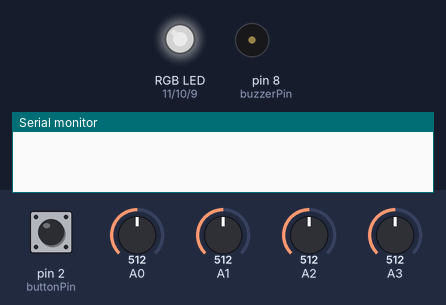
Bench run of a sketch on a simulated Arduino Uno, built with avr-gcc and run on an emulated ATmega328P. Shown: an RGB LED mixed from three pins (HIGH = lit), buzzer (waves = sounding), the last lines printed to the serial monitor. Inputs (shaded band) come from the test bench; at power-on: pin 2 (buttonPin) LOW, A3 = 512, A0 = 512, A1 = 512, A2 = 512. Dim RGB values are drawn brighter than linear; random numbers use the default seed unless the sketch sets one.

Above: at 1.2 s.
1.3 s: pin 2 (buttonPin) pulled HIGH for 0.15 s
At 1.45 s:
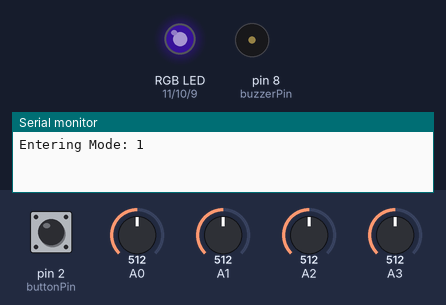
At 2.05 s:
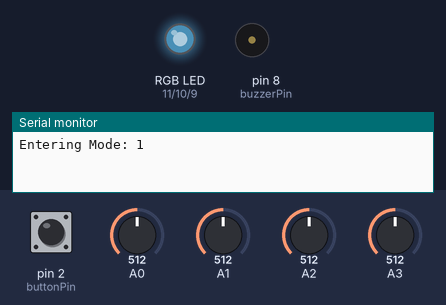
4.3 s: pin 2 (buttonPin) pulled HIGH for 1 s
At 6.8 s:
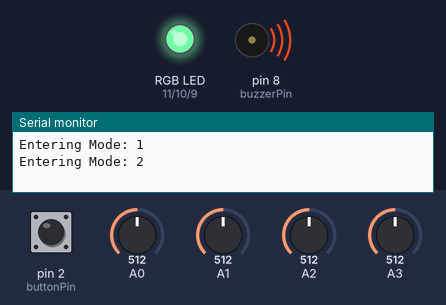
8.3 s: A3 set to 90
11.3 s: A3 set to 933
Timing chart, 0 to 30.4 s (numbered marks = the images above; inputs shaded):
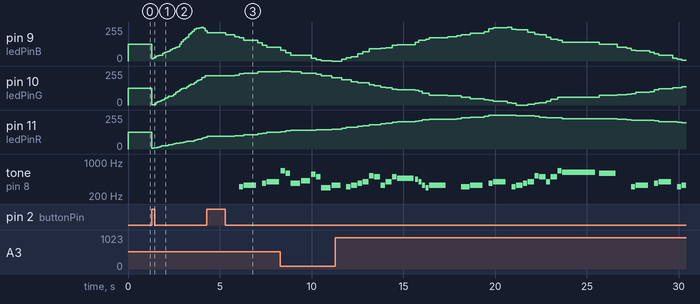

The sketch:

Disco.ino
```cpp
#include "FloatingColor.h"
#include "Jukebox.h"

const int ledPinR = 11;
const int ledPinG = 10;
const int ledPinB = 9;
const int buzzerPin = 8;
const int buttonPin = 2;
const int infraPin = 6;

void setup() {
  pinMode(ledPinR, OUTPUT);
  pinMode(ledPinG, OUTPUT);
  pinMode(ledPinB, OUTPUT);
  pinMode(buzzerPin, OUTPUT);
  pinMode(buttonPin, INPUT);
  pinMode(infraPin, INPUT);
  Serial.begin(9600);
}

FloatingColor floatingColor;
Jukebox jukebox(allMelodies, allMelodiesCount);

const int NO_DISCO_MODE = 0;
const int DISCO_MODE_LIGHTS_ONLY = 1;
const int DISCO_MODE_CRAZY = 2;
const int DISCO_MODE_LIGHT_BASED = 3;
const int DISCO_MODE_INFRA = 4;
const int MODE_COUNT = 5;

int currentMode = NO_DISCO_MODE;

bool inputEventPending = false;
bool inputEventProcessed = false;

bool nextSongEventPending = false;
bool nextSongEventProcessed = false;

bool prevSongEventPending = false;
bool prevSongEventProcessed = false;

void checkMode() {
  if (digitalRead(buttonPin) == HIGH) {
    inputEventPending = true;
  } else {
    inputEventPending = false;
    inputEventProcessed = false;
  }

  if (inputEventPending && !inputEventProcessed) {
    currentMode = (currentMode + 1) % MODE_COUNT;
    Serial.print("Entering Mode: ");
    Serial.println(currentMode);
    inputEventProcessed = true;
  }
}

void checkJoystick() {
  int jopStick = analogRead(A3);

  if (jopStick < 100) {
    nextSongEventPending = true;
  } else if (jopStick > 923) {
    prevSongEventPending = true;
  } else {
    nextSongEventPending = false;
    nextSongEventProcessed = false;
    prevSongEventPending = false;
    prevSongEventProcessed = false;
  }

  if (nextSongEventPending && !nextSongEventProcessed) {
    jukebox.nextMelody();
    nextSongEventProcessed = true;
  }

  if (prevSongEventPending && !prevSongEventProcessed) {
    jukebox.prevMelody();
    prevSongEventProcessed = true;
  }
}

void loop() {
  checkMode();
  checkJoystick();

  bool discoLights = false;
  bool discoMusic = false;

  if (currentMode == DISCO_MODE_LIGHTS_ONLY) {
    discoLights = true;
  }

  if (currentMode == DISCO_MODE_CRAZY) {
    discoLights = true;
    discoMusic = true;
  }

  if (currentMode == DISCO_MODE_LIGHT_BASED) {
    int sveta_detect0r = map(analogRead(A5), 0, 1023, 0, 100);
    discoLights = sveta_detect0r > 30;
    discoMusic = sveta_detect0r > 30;
  }

  if (currentMode == DISCO_MODE_INFRA){
    int infraRead = digitalRead(infraPin);
    if (infraRead == HIGH) {
      discoLights = true;
      discoMusic = true;
    }
  }

  if (discoLights) {
    floatingColor.writeColorToPins(ledPinR, ledPinG, ledPinB);

    if (discoMusic) {
      jukebox.playOnBuzzerWithDelay(buzzerPin);
    } else {
      delay(100);
    }
  } else {
    long newR = map(analogRead(A2), 0, 1023, 0, 255);
    long newG = map(analogRead(A1), 0, 1023, 0, 255);
    long newB = map(analogRead(A0), 0, 1023, 0, 255);
    analogWrite(ledPinR, newR);
    analogWrite(ledPinG, newG);
    analogWrite(ledPinB, newB);
  }

  noTone(buzzerPin);
}
```

FloatingColor.h
```cpp
#include "RandomColor.h"

class FloatingColor {
  private:
    RandomColor randomR = RandomColor(8);
    RandomColor randomG = RandomColor(16);
    RandomColor randomB = RandomColor(24);

  public:
    void writeColorToPins(int ledPinR, int ledPinG, int ledPinB) {
      analogWrite(ledPinR, randomR.next());
      analogWrite(ledPinG, randomG.next());
      analogWrite(ledPinB, randomB.next());
    }
};
```

Jukebox.h
```cpp
#include "Melody.h"
#include "melodies.h"

Melody pinkPantherM(pinkPanther, pinkPantherSize, 120);
//Melody darthVaderM(darthVader, darthVaderSize, 108);
Melody nokiaM(nokia, nokiaSize, 108);
Melody godfatherM(godfather, godfatherSize, 108);
Melody tetrisM(tetris, tetrisSize, 108);
Melody allMelodies[] = {pinkPantherM, /*darthVaderM,*/ nokiaM, godfatherM, tetrisM};
int allMelodiesCount = 4;

class Jukebox {
  private:
    Melody *melodies;
    int melodyCount;
    int currMelodyIdx = 0;

  public:
    Jukebox(Melody *allMelodies, int allMelodiesCount) : melodies(allMelodies), melodyCount(allMelodiesCount) {}

    void next() {
      melodies[currMelodyIdx].next();
    }

    int getTone() {
      return melodies[currMelodyIdx].getTone();
    }

    int getDuration() {
      return melodies[currMelodyIdx].getDuration();
    }

    int nextMelody() {
      currMelodyIdx = (currMelodyIdx + 1) % melodyCount;
    }

    int prevMelody() {
      currMelodyIdx--;
      currMelodyIdx = max(currMelodyIdx, 0);
    }

    void playOnBuzzerWithDelay(int buzzerPin) {
      tone(buzzerPin, getTone(), getDuration() * 0.9);
      delay(getDuration());
      next();
    }
};
```

Melody.h
```cpp
class Melody {
  private:
    int* score;
    int scoreSize;
    int tempo;
    int wholeNote;
    int currNoteIdx = -2;
    int currNoteDuration = 0;

  public:
    Melody(int* melodyScore, int melodySize, int melodyTempo) : score(melodyScore), scoreSize(melodySize), tempo(melodyTempo), wholeNote((60000 * 4) / tempo) {
      next();
    }

    void next() {
      currNoteIdx = (currNoteIdx + 2) % (scoreSize * 2);
      int divider = score[currNoteIdx + 1];

      if (divider > 0) {
        currNoteDuration = (wholeNote) / divider;
      } else if (divider < 0) {
        currNoteDuration = (wholeNote) / abs(divider);
        currNoteDuration *= 1.5;
      }
    }

    int getTone() {
      return score[currNoteIdx];
    }

    int getDuration() {
      return currNoteDuration;
    }
};
```

RandomColor.h
```cpp
class RandomColor {
  private:
    int color;
    int dir;
    int shift;

  public:
    RandomColor(int colorShift) : shift{colorShift}, color{0}, dir{1} {}

    int next() {
      color = (color + dir * random(shift));

      if (color < 0) {
        color = 0;
        dir = 1;
      }

      if (color > 255) {
        color = 255;
        dir = -1;
      }

      return color;
    }
};
```

melodies.h
```cpp
#define NOTE_B0  31
#define NOTE_C1  33
#define NOTE_CS1 35
#define NOTE_D1  37
#define NOTE_DS1 39
#define NOTE_E1  41
#define NOTE_F1  44
#define NOTE_FS1 46
#define NOTE_G1  49
#define NOTE_GS1 52
#define NOTE_A1  55
#define NOTE_AS1 58
#define NOTE_B1  62
#define NOTE_C2  65
#define NOTE_CS2 69
#define NOTE_D2  73
#define NOTE_DS2 78
#define NOTE_E2  82
#define NOTE_F2  87
#define NOTE_FS2 93
#define NOTE_G2  98
#define NOTE_GS2 104
#define NOTE_A2  110
#define NOTE_AS2 117
#define NOTE_B2  123
#define NOTE_C3  131
#define NOTE_CS3 139
#define NOTE_D3  147
#define NOTE_DS3 156
#define NOTE_E3  165
#define NOTE_F3  175
#define NOTE_FS3 185
#define NOTE_G3  196
#define NOTE_GS3 208
#define NOTE_A3  220
#define NOTE_AS3 233
#define NOTE_B3  247
#define NOTE_C4  262
#define NOTE_CS4 277
#define NOTE_D4  294
#define NOTE_DS4 311
#define NOTE_E4  330
#define NOTE_F4  349
#define NOTE_FS4 370
#define NOTE_G4  392
#define NOTE_GS4 415
#define NOTE_A4  440
#define NOTE_AS4 466
#define NOTE_B4  494
#define NOTE_C5  523
#define NOTE_CS5 554
#define NOTE_D5  587
#define NOTE_DS5 622
#define NOTE_E5  659
#define NOTE_F5  698
#define NOTE_FS5 740
#define NOTE_G5  784
#define NOTE_GS5 831
#define NOTE_A5  880
#define NOTE_AS5 932
#define NOTE_B5  988
#define NOTE_C6  1047
#define NOTE_CS6 1109
#define NOTE_D6  1175
#define NOTE_DS6 1245
#define NOTE_E6  1319
#define NOTE_F6  1397
#define NOTE_FS6 1480
#define NOTE_G6  1568
#define NOTE_GS6 1661
#define NOTE_A6  1760
#define NOTE_AS6 1865
#define NOTE_B6  1976
#define NOTE_C7  2093
#define NOTE_CS7 2217
#define NOTE_D7  2349
#define NOTE_DS7 2489
#define NOTE_E7  2637
#define NOTE_F7  2794
#define NOTE_FS7 2960
#define NOTE_G7  3136
#define NOTE_GS7 3322
#define NOTE_A7  3520
#define NOTE_AS7 3729
#define NOTE_B7  3951
#define NOTE_C8  4186
#define NOTE_CS8 4435
#define NOTE_D8  4699
#define NOTE_DS8 4978
#define REST      0

int pinkPanther[] = {
  REST,2, REST,4, REST,8, NOTE_DS4,8,
  NOTE_E4,-4, REST,8, NOTE_FS4,8, NOTE_G4,-4, REST,8, NOTE_DS4,8,
  NOTE_E4,-8, NOTE_FS4,8,  NOTE_G4,-8, NOTE_C5,8, NOTE_B4,-8, NOTE_E4,8, NOTE_G4,-8, NOTE_B4,8,
  NOTE_AS4,2, NOTE_A4,-16, NOTE_G4,-16, NOTE_E4,-16, NOTE_D4,-16,
  NOTE_E4,2, REST,4, REST,8, NOTE_DS4,4,

  NOTE_E4,-4, REST,8, NOTE_FS4,8, NOTE_G4,-4, REST,8, NOTE_DS4,8,
  NOTE_E4,-8, NOTE_FS4,8,  NOTE_G4,-8, NOTE_C5,8, NOTE_B4,-8, NOTE_G4,8, NOTE_B4,-8, NOTE_E5,8,
  NOTE_DS5,1,
  NOTE_D5,2, REST,4, REST,8, NOTE_DS4,8,
  NOTE_E4,-4, REST,8, NOTE_FS4,8, NOTE_G4,-4, REST,8, NOTE_DS4,8,
  NOTE_E4,-8, NOTE_FS4,8,  NOTE_G4,-8, NOTE_C5,8, NOTE_B4,-8, NOTE_E4,8, NOTE_G4,-8, NOTE_B4,8,

  NOTE_AS4,2, NOTE_A4,-16, NOTE_G4,-16, NOTE_E4,-16, NOTE_D4,-16,
  NOTE_E4,-4, REST,4,
  REST,4, NOTE_E5,-8, NOTE_D5,8, NOTE_B4,-8, NOTE_A4,8, NOTE_G4,-8, NOTE_E4,-8,
  NOTE_AS4,16, NOTE_A4,-8, NOTE_AS4,16, NOTE_A4,-8, NOTE_AS4,16, NOTE_A4,-8, NOTE_AS4,16, NOTE_A4,-8,
  NOTE_G4,-16, NOTE_E4,-16, NOTE_D4,-16, NOTE_E4,16, NOTE_E4,16, NOTE_E4,2,
};

int pinkPantherSize = sizeof(pinkPanther) / sizeof(pinkPanther[0]) / 2;

int darthVader[] = {
  NOTE_AS4,8, NOTE_AS4,8, NOTE_AS4,8,//1
  NOTE_F5,2, NOTE_C6,2,
  NOTE_AS5,8, NOTE_A5,8, NOTE_G5,8, NOTE_F6,2, NOTE_C6,4,
  NOTE_AS5,8, NOTE_A5,8, NOTE_G5,8, NOTE_F6,2, NOTE_C6,4,
  NOTE_AS5,8, NOTE_A5,8, NOTE_AS5,8, NOTE_G5,2, NOTE_C5,8, NOTE_C5,8, NOTE_C5,8,
  NOTE_F5,2, NOTE_C6,2,
  NOTE_AS5,8, NOTE_A5,8, NOTE_G5,8, NOTE_F6,2, NOTE_C6,4,

  NOTE_AS5,8, NOTE_A5,8, NOTE_G5,8, NOTE_F6,2, NOTE_C6,4, //8
  NOTE_AS5,8, NOTE_A5,8, NOTE_AS5,8, NOTE_G5,2, NOTE_C5,-8, NOTE_C5,16,
  NOTE_D5,-4, NOTE_D5,8, NOTE_AS5,8, NOTE_A5,8, NOTE_G5,8, NOTE_F5,8,
  NOTE_F5,8, NOTE_G5,8, NOTE_A5,8, NOTE_G5,4, NOTE_D5,8, NOTE_E5,4,NOTE_C5,-8, NOTE_C5,16,
  NOTE_D5,-4, NOTE_D5,8, NOTE_AS5,8, NOTE_A5,8, NOTE_G5,8, NOTE_F5,8,

  NOTE_C6,-8, NOTE_G5,16, NOTE_G5,2, REST,8, NOTE_C5,8,//13
  NOTE_D5,-4, NOTE_D5,8, NOTE_AS5,8, NOTE_A5,8, NOTE_G5,8, NOTE_F5,8,
  NOTE_F5,8, NOTE_G5,8, NOTE_A5,8, NOTE_G5,4, NOTE_D5,8, NOTE_E5,4,NOTE_C6,-8, NOTE_C6,16,
  NOTE_F6,4, NOTE_DS6,8, NOTE_CS6,4, NOTE_C6,8, NOTE_AS5,4, NOTE_GS5,8, NOTE_G5,4, NOTE_F5,8,
  NOTE_C6,1
};

int darthVaderSize = sizeof(darthVader) / sizeof(darthVader[0]) / 2;

int nokia[] = {
  NOTE_E5, 8, NOTE_D5, 8, NOTE_FS4, 4, NOTE_GS4, 4,
  NOTE_CS5, 8, NOTE_B4, 8, NOTE_D4, 4, NOTE_E4, 4,
  NOTE_B4, 8, NOTE_A4, 8, NOTE_CS4, 4, NOTE_E4, 4,
  NOTE_A4, 2,
};

int nokiaSize = sizeof(nokia) / sizeof(nokia[0]) / 2;

int godfather[] = {
  REST, 4, REST, 8, REST, 8, REST, 8, NOTE_E4, 8, NOTE_A4, 8, NOTE_C5, 8, //1
  NOTE_B4, 8, NOTE_A4, 8, NOTE_C5, 8, NOTE_A4, 8, NOTE_B4, 8, NOTE_A4, 8, NOTE_F4, 8, NOTE_G4, 8,
  NOTE_E4, 2, NOTE_E4, 8, NOTE_A4, 8, NOTE_C5, 8,
  NOTE_B4, 8, NOTE_A4, 8, NOTE_C5, 8, NOTE_A4, 8, NOTE_C5, 8, NOTE_A4, 8, NOTE_E4, 8, NOTE_DS4, 8,

  NOTE_D4, 2, NOTE_D4, 8, NOTE_F4, 8, NOTE_GS4, 8, //5
  NOTE_B4, 2, NOTE_D4, 8, NOTE_F4, 8, NOTE_GS4, 8,
  NOTE_A4, 2, NOTE_C4, 8, NOTE_C4, 8, NOTE_G4, 8,
  NOTE_F4, 8, NOTE_E4, 8, NOTE_G4, 8, NOTE_F4, 8, NOTE_F4, 8, NOTE_E4, 8, NOTE_E4, 8, NOTE_GS4, 8,

  NOTE_A4, 2, REST,8, NOTE_A4, 8, NOTE_A4, 8, NOTE_GS4, 8, //9
  NOTE_G4, 2, NOTE_B4, 8, NOTE_A4, 8, NOTE_F4, 8,
  NOTE_E4, 2, NOTE_E4, 8, NOTE_G4, 8, NOTE_E4, 8,
  NOTE_D4, 2, NOTE_D4, 8, NOTE_D4, 8, NOTE_F4, 8, NOTE_DS4, 8,

  NOTE_E4, 2, REST, 8, NOTE_E4, 8, NOTE_A4, 8, NOTE_C5, 8, //13

  //repeats from 2
  NOTE_B4, 8, NOTE_A4, 8, NOTE_C5, 8, NOTE_A4, 8, NOTE_B4, 8, NOTE_A4, 8, NOTE_F4, 8, NOTE_G4, 8, //2
  NOTE_E4, 2, NOTE_E4, 8, NOTE_A4, 8, NOTE_C5, 8,
  NOTE_B4, 8, NOTE_A4, 8, NOTE_C5, 8, NOTE_A4, 8, NOTE_C5, 8, NOTE_A4, 8, NOTE_E4, 8, NOTE_DS4, 8,

  NOTE_D4, 2, NOTE_D4, 8, NOTE_F4, 8, NOTE_GS4, 8, //5
  NOTE_B4, 2, NOTE_D4, 8, NOTE_F4, 8, NOTE_GS4, 8,
  NOTE_A4, 2, NOTE_C4, 8, NOTE_C4, 8, NOTE_G4, 8,
  NOTE_F4, 8, NOTE_E4, 8, NOTE_G4, 8, NOTE_F4, 8, NOTE_F4, 8, NOTE_E4, 8, NOTE_E4, 8, NOTE_GS4, 8,

  NOTE_A4, 2, REST,8, NOTE_A4, 8, NOTE_A4, 8, NOTE_GS4, 8, //9
  NOTE_G4, 2, NOTE_B4, 8, NOTE_A4, 8, NOTE_F4, 8,
  NOTE_E4, 2, NOTE_E4, 8, NOTE_G4, 8, NOTE_E4, 8,
  NOTE_D4, 2, NOTE_D4, 8, NOTE_D4, 8, NOTE_F4, 8, NOTE_DS4, 8,

  NOTE_E4, 2 //13
};

int godfatherSize = sizeof(godfather) / sizeof(godfather[0]) / 2;

int tetris[] = {
  NOTE_E5, 4,  NOTE_B4,8,  NOTE_C5,8,  NOTE_D5,4,  NOTE_C5,8,  NOTE_B4,8,
  NOTE_A4, 4,  NOTE_A4,8,  NOTE_C5,8,  NOTE_E5,4,  NOTE_D5,8,  NOTE_C5,8,
  NOTE_B4, -4,  NOTE_C5,8,  NOTE_D5,4,  NOTE_E5,4,
  NOTE_C5, 4,  NOTE_A4,4,  NOTE_A4,8,  NOTE_A4,4,  NOTE_B4,8,  NOTE_C5,8,

  NOTE_D5, -4,  NOTE_F5,8,  NOTE_A5,4,  NOTE_G5,8,  NOTE_F5,8,
  NOTE_E5, -4,  NOTE_C5,8,  NOTE_E5,4,  NOTE_D5,8,  NOTE_C5,8,
  NOTE_B4, 4,  NOTE_B4,8,  NOTE_C5,8,  NOTE_D5,4,  NOTE_E5,4,
  NOTE_C5, 4,  NOTE_A4,4,  NOTE_A4,4, REST, 4,

  NOTE_E5, 4,  NOTE_B4,8,  NOTE_C5,8,  NOTE_D5,4,  NOTE_C5,8,  NOTE_B4,8,
  NOTE_A4, 4,  NOTE_A4,8,  NOTE_C5,8,  NOTE_E5,4,  NOTE_D5,8,  NOTE_C5,8,
  NOTE_B4, -4,  NOTE_C5,8,  NOTE_D5,4,  NOTE_E5,4,
  NOTE_C5, 4,  NOTE_A4,4,  NOTE_A4,8,  NOTE_A4,4,  NOTE_B4,8,  NOTE_C5,8,

  NOTE_D5, -4,  NOTE_F5,8,  NOTE_A5,4,  NOTE_G5,8,  NOTE_F5,8,
  NOTE_E5, -4,  NOTE_C5,8,  NOTE_E5,4,  NOTE_D5,8,  NOTE_C5,8,
  NOTE_B4, 4,  NOTE_B4,8,  NOTE_C5,8,  NOTE_D5,4,  NOTE_E5,4,
  NOTE_C5, 4,  NOTE_A4,4,  NOTE_A4,4, REST, 4,


  NOTE_E5,2,  NOTE_C5,2,
  NOTE_D5,2,   NOTE_B4,2,
  NOTE_C5,2,   NOTE_A4,2,
  NOTE_GS4,2,  NOTE_B4,4,  REST,8,
  NOTE_E5,2,   NOTE_C5,2,
  NOTE_D5,2,   NOTE_B4,2,
  NOTE_C5,4,   NOTE_E5,4,  NOTE_A5,2,
  NOTE_GS5,2,
};

int tetrisSize = sizeof(tetris) / sizeof(tetris[0]) / 2;
```

Measured:
- after the input at 1.3 s, pin 9 (ledPinB): 127/255 → 17/255 at once, → 25/255 0.10 s later, → 36/255 0.10 s later, → 41/255 0.10 s later, … (29 changes in this stretch); pin 10 (ledPinG): 127/255 → 1/255 at once, → 3/255 0.10 s later, → 17/255 0.10 s later, → 25/255 0.10 s later, … (29 changes in this stretch)
- after the input at 4.3 s, tone on pin 8 (buzzerPin): plays 311 Hz for 0.23 s, 330 Hz for 0.68 s, 370 Hz for 0.23 s, 392 Hz for 0.68 s, starting after 1.8 s
